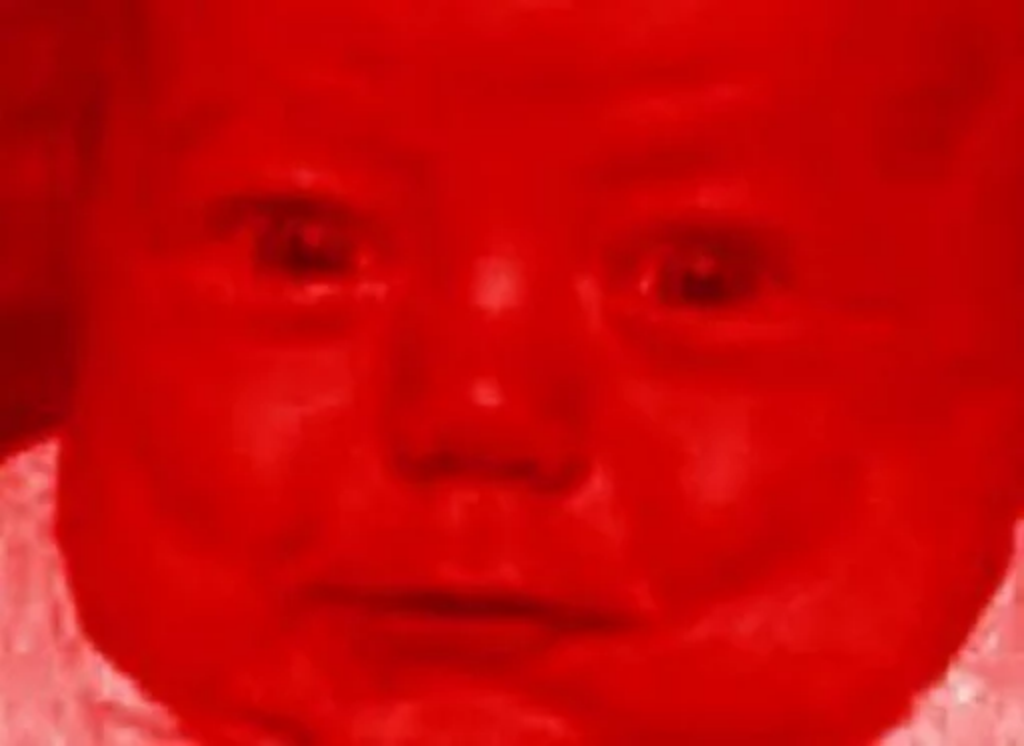
#> input picture red_ebalo.png, 1024 x 746 px
$ python render.py red_ebalo.png
#> lines starting #> are read from the running program, lines starting #| are printed output that depends on the picture
from PIL import Image, ImageDraw, ImageFont
import sys
import io


def render_text_on_image(input_image_path, text_to_draw, output_image_path=None, font_path="arial-unicode-ms-bold.ttf", font_size=52):
#> called with input_image_path = 'red_ebalo.png', text_to_draw = 'red_ebalo.png', output_image_path = 'red_ebalo_text.png', font_path = 'arial-unicode-ms-bold.ttf', font_size = 52
    image = Image.open(input_image_path)
#> image is the input picture: PIL image 1024x746 RGB; mean R, G, B 198.5, 7.8, 8.1

    draw = ImageDraw.Draw(image)

    font = ImageFont.truetype(font_path, font_size)

    text_color = (255, 255, 255)

    image_width, image_height = image.size
#> image_width = 1024; image_height = 746

    def wrap_text(text, draw, font, max_width):
#> called with text = 'red_ebalo.png', max_width = 1004
        words = text.split()
        lines = []
        current_line = []
        current_line_width = 0

        for word in words:
            word_width, word_height = draw.textbbox((0, 0), word, font=font)[2:4]
            space_width = draw.textbbox((0, 0), ' ', font=font)[2]

            if current_line and (current_line_width + word_width + space_width) > max_width:
                lines.append(' '.join(current_line))
                current_line = [word]
                current_line_width = word_width
            else:
                current_line.append(word)
                current_line_width += word_width + space_width

        if current_line:
            lines.append(' '.join(current_line))

        return lines

    lines = wrap_text(text_to_draw, draw, font, image_width - 20)
#> lines = ['red_ebalo.png']

    total_text_height = sum([draw.textbbox((0, 0), line, font=font)[3] for line in lines])
#> total_text_height = 61

    current_y = 10

    for line in lines:
        draw.text((10, current_y), line, font=font, fill=text_color)

        current_y += draw.textbbox((0, 0), line, font=font)[3] + 5

        if current_y > image_height:
            break
#> this loop made 1 pass
#> (line, current_y) on pass 1: ('red_ebalo.png', 76)
#> after the loop, current_y = 76

    if output_image_path:
        image.save(output_image_path)
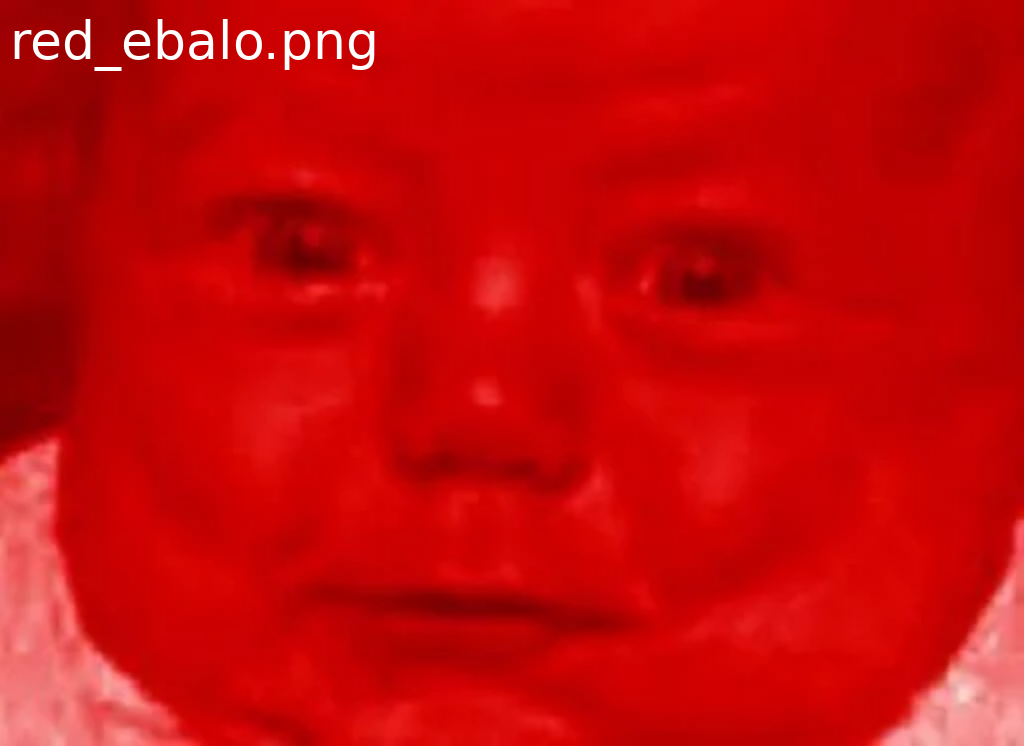
#> saved as red_ebalo_text.png: PIL image 1024x746 RGB; mean R, G, B 198.9, 9.2, 9.5

    else:
        file = io.BytesIO()

        image.thumbnail((512, 512))

        image.save(file, format="WEBP")

        file.seek(0)

        return file

WIDTH = 22
HEIGHT = 9

def image_to_string(image_file):

    img = Image.open(image_file)

    img = img.resize((WIDTH, HEIGHT), Image.Resampling.LANCZOS)


    img = img.convert("1")

    # Get image dimensions
    width, height = img.size
    if width != 22 or height != 9:
        raise ValueError("The image must be exactly 22x9 pixels.")

    # Create the string representation
    pixel_string = ""
    for y in range(height):
        for x in range(width):
            # Get the pixel value (0 for black, 255 for white)
            pixel = img.getpixel((x, y))
            if pixel == 0:  # Black pixel
                pixel_string += "Ń"
            else:  # White pixel
                pixel_string += "…"
        pixel_string += " "  # New line for each row

    return pixel_string


if __name__ == "__main__":

    render_text_on_image("red_ebalo.png", " ".join(sys.argv[1:]), output_image_path="red_ebalo_text.png")
